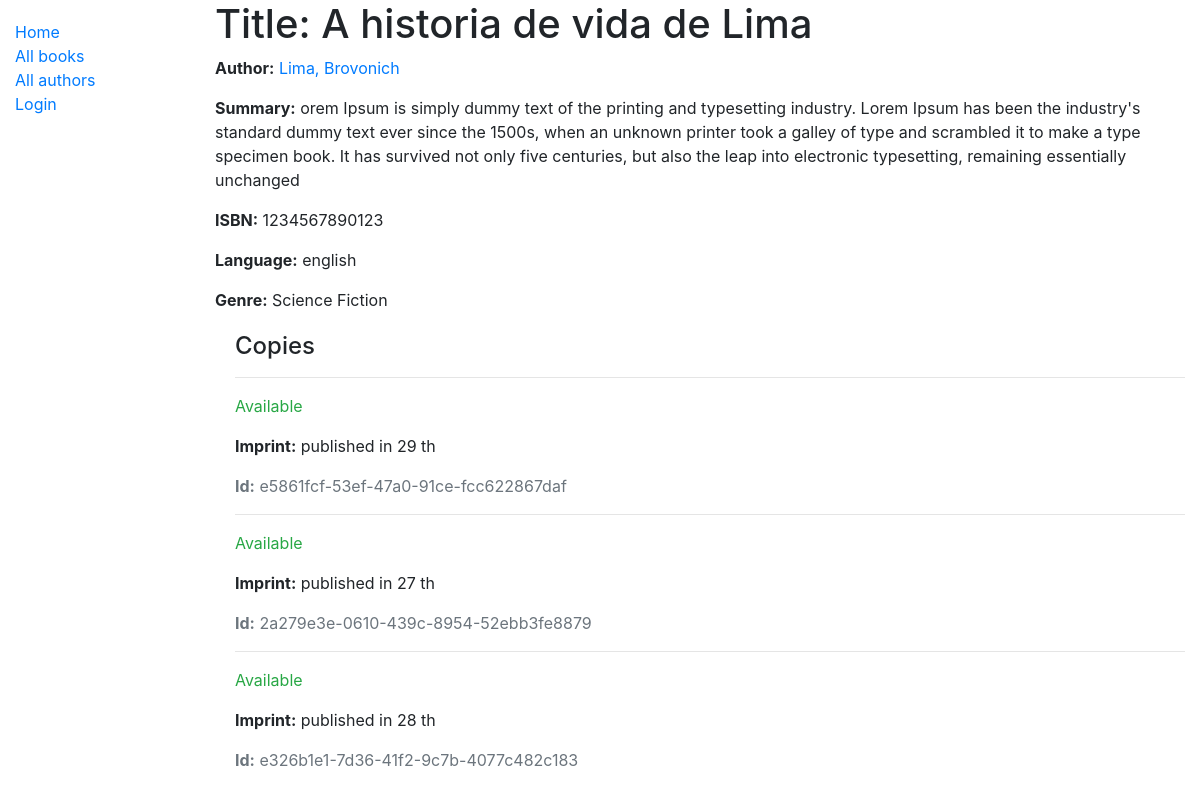
Page /catalog/book/3 on the earlier database version.
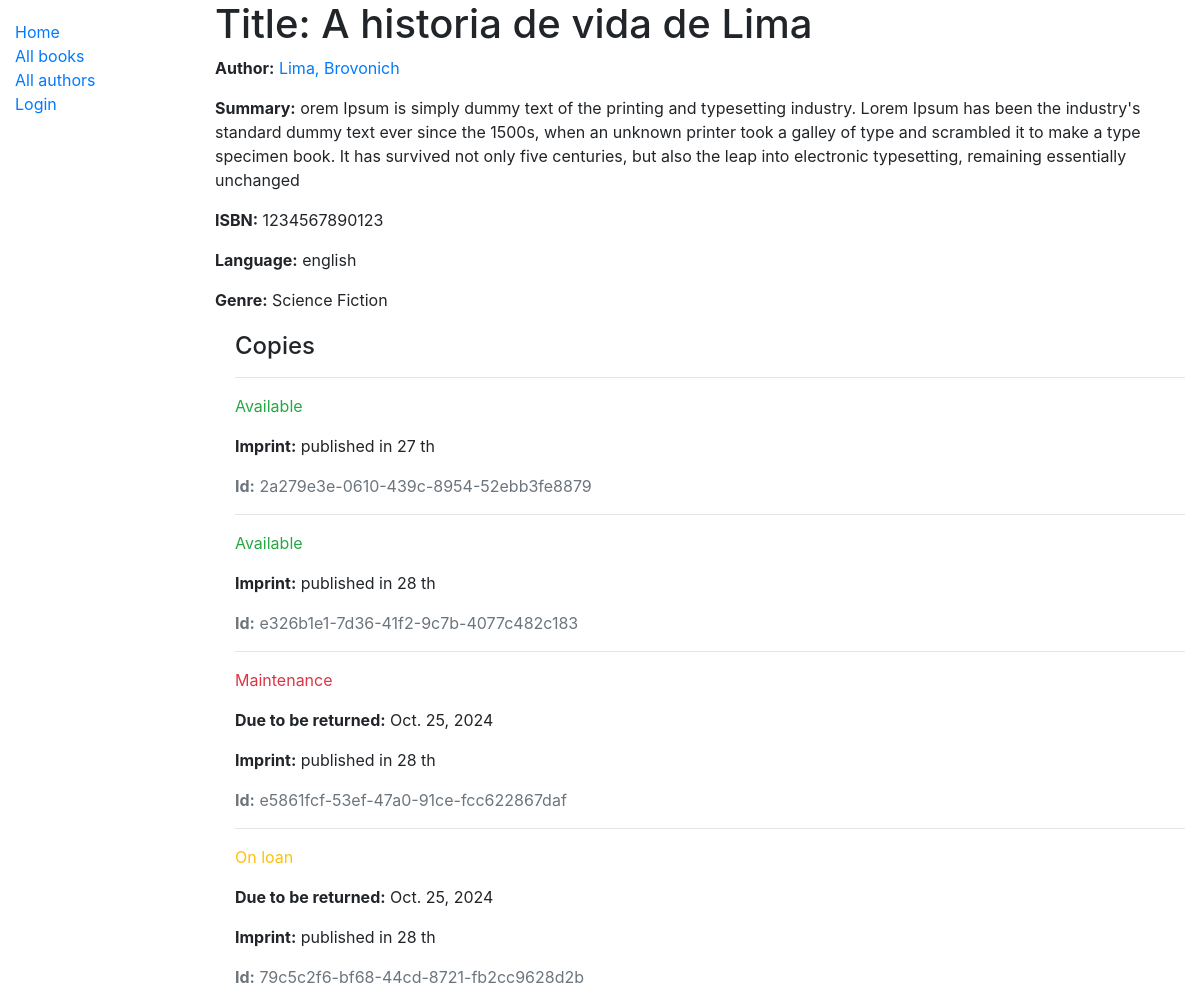
Same page on the later database version.
### catalog/models.py (models this page shows, shortened)
class Book(models.Model):
    title = models.CharField(max_length=200)
    author = models.ForeignKey('Author', on_delete=models.SET_NULL, null=True)
    summary = models.TextField(max_length=1000, help_text='Enter a brief description of the book')
    isbn = models.CharField('ISBN', max_length=13, help_text='13 Character <a href="https://www.isbn-international.org/content/what-isbn">ISBN number</a>')
    genre = models.ManyToManyField(Genre, help_text='Select a genre for this book')
    language = models.ForeignKey(Language, on_delete=models.SET_NULL, null=True)#caso de delete ele ira setar como null

class Author(models.Model):
    first_name = models.CharField(max_length=100)
    last_name = models.CharField(max_length=100)
    date_of_birth = models.DateField(null=True, blank=True)
    date_of_death = models.DateField('Died', null=True, blank=True)
    class Meta:
        ordering = ['last_name', 'first_name']
    def get_absolute_url(self):
        return reverse('author-detail', args=[str(self.id)])
    def __str__(self):
        return f'{self.last_name}, {self.first_name}'

class Language(models.Model):
    name= models.CharField(max_length=200, help_text='enter the book language here')
    class Meta:
        ordering =['name']
    def __str__(self):
        return self.name

class Genre(models.Model):
    name = models.CharField(max_length=200, help_text='Enter a book genre (e.g. Science Fiction)')
    def __str__(self):
        return self.name

class BookInstance(models.Model):
    id = models.UUIDField(primary_key=True, default=uuid.uuid4, help_text='Unique ID for this particular book across whole library')
    book = models.ForeignKey('Book', on_delete=models.SET_NULL, null=True)
    imprint = models.CharField(max_length=200)
    due_back = models.DateField(null=True, blank=True)
    LOAN_STATUS = (
        ('m', 'Maintenance'),
        ('o', 'On loan'),
        ('a', 'Available'),
        ('r', 'Reserved'),
    )
    status = models.CharField(
        max_length=1,
        choices=LOAN_STATUS,
        blank=True,
        default='m',
        help_text='Book availability',
    )
    borrower = models.ForeignKey(User, on_delete=models.SET_NULL, null=True, blank=True)
    class Meta:
        ordering = ['due_back']

### catalog/views.py (the view)
# urls.py: path('book/<int:pk>', views.BookDetailView.as_view(), name='book-detail'),
class BookDetailView(generic.DetailView):
    model = Book

### catalog/templates/catalog/book_detail.html
{% extends "base_generic.html" %}
{% block content %}
  <h1>Title: {{ book.title }}</h1>
  <p><strong>Author:</strong> <a href="{{book.author.get_absolute_url}}">{{ book.author }}</a></p>
  <p><strong>Summary:</strong> {{ book.summary }}</p>
  <p><strong>ISBN:</strong> {{ book.isbn }}</p>
  <p><strong>Language:</strong> {{ book.language }}</p>
  <p><strong>Genre:</strong> {% for genre in book.genre.all %} {{ genre }}{% if not forloop.last %}, {% endif %}{% endfor %}</p>
  <div style="margin-left:20px;margin-top:20px">
    <h4>Copies</h4>
    {% for copy in book.bookinstance_set.all %}
      <hr>
      <p class="{% if copy.status == 'a' %}text-success{% elif copy.status == 'm' %}text-danger{% else %}text-warning{% endif %}">{{ copy.get_status_display }}</p>
      {% if copy.status != 'a' %}
        <p><strong>Due to be returned:</strong> {{copy.due_back}}</p>
      {% endif %}
      <p><strong>Imprint:</strong> {{copy.imprint}}</p>
      <p class="text-muted"><strong>Id:</strong> {{copy.id}}</p>
    {% endfor %}
  </div>
{% endblock %}

### catalog/templates/base_generic.html (shortened to what this page needs)
<!doctype html>
<html lang="en">
  <head>
    <link
      rel="stylesheet"
      href="https://stackpath.bootstrapcdn.com/bootstrap/4.1.3/css/bootstrap.min.css"
 />
    {% load static %}
    <link rel="stylesheet" href="{% static 'css/styles.css' %}" />
  </head>
  <body>
    <div class="container-fluid">
      <div class="row">
        <div class="col-sm-2">
          {% block sidebar %}
            <ul class="sidebar-nav">
              <li><a href="{% url 'index' %}">Home</a></li>
              <li><a href="{% url 'books' %}">All books</a></li>
              <li><a href="{% url 'authors' %}">All authors</a></li>
              {% if user.is_authenticated %}
                <li>User: {{ user.get_username }}</li>
                <li><a href="{% url 'my-borrowed' %}">My Borrowed</a></li>
                <form action="{% url 'logout' %}" method="post" style="display: inline;">
                  {% csrf_token %}
                  <button type="submit" class="btn btn-link">Logout</button>
                </form>
              {% else %}
                <li><a href="{% url 'login'%}?next={{request.path}}">Login</a></li>
              {% endif %}
            </ul>
          {% endblock %}
        </div>
        <div class="col-sm-10">{% block content %}{% endblock %}</div>
      </div>
    </div>
  </body>
</html>

### catalog/static/css/styles.css (style rules this page uses)
.sidebar-nav { margin-top: 20px; padding: 0; list-style: none; }

Differences in the rows shown:
changed BookInstance "e5861fcf-53ef-47a0-91ce-fcc622867daf": status "Available" → "Maintenance"; due_back (not shown) → "Oct. 25, 2024"; imprint "published in 29 th" → "published in 28 th"; moves down the list
added BookInstance: status "On loan", due_back "Oct. 25, 2024", imprint "published in 28 th", id "79c5c2f6-bf68-44cd-8721-fb2cc9628d2b"
